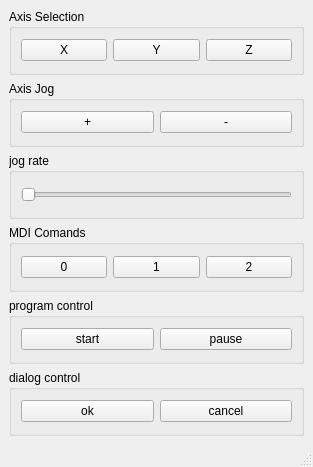
<?xml version="1.0" encoding="UTF-8"?>
<ui version="4.0">
 <class>MainWindow</class>
 <widget class="QMainWindow" name="MainWindow">
  <property name="geometry">
   <rect>
    <x>0</x>
    <y>0</y>
    <width>313</width>
    <height>467</height>
   </rect>
  </property>
  <property name="windowTitle">
   <string>MainWindow</string>
  </property>
  <widget class="QWidget" name="centralwidget">
   <layout class="QHBoxLayout" name="horizontalLayout">
    <item>
     <layout class="QVBoxLayout" name="verticalLayout">
      <item>
       <widget class="QGroupBox" name="groupBox">
        <property name="title">
         <string>Axis Selection</string>
        </property>
        <layout class="QHBoxLayout" name="horizontalLayout_2">
         <item>
          <widget class="PushButton" name="pushbutton">
           <property name="text">
            <string>X</string>
           </property>
           <property name="pin_name" stdset="0">
            <string>axis-x</string>
           </property>
          </widget>
         </item>
         <item>
          <widget class="PushButton" name="pushbutton_2">
           <property name="text">
            <string>Y</string>
           </property>
           <property name="pin_name" stdset="0">
            <string>axis-y</string>
           </property>
          </widget>
         </item>
         <item>
          <widget class="PushButton" name="pushbutton_3">
           <property name="text">
            <string>Z</string>
           </property>
           <property name="pin_name" stdset="0">
            <string>axis-z</string>
           </property>
          </widget>
         </item>
        </layout>
       </widget>
      </item>
      <item>
       <widget class="QGroupBox" name="groupBox_4">
        <property name="title">
         <string>Axis Jog</string>
        </property>
        <layout class="QHBoxLayout" name="horizontalLayout_5">
         <item>
          <widget class="PushButton" name="pushbutton_7">
           <property name="text">
            <string>+</string>
           </property>
           <property name="pin_name" stdset="0">
            <string>jog-pos</string>
           </property>
          </widget>
         </item>
         <item>
          <widget class="PushButton" name="pushbutton_8">
           <property name="text">
            <string>-</string>
           </property>
           <property name="pin_name" stdset="0">
            <string>jog-neg</string>
           </property>
          </widget>
         </item>
        </layout>
       </widget>
      </item>
      <item>
       <widget class="QGroupBox" name="groupBox_2">
        <property name="title">
         <string>jog rate</string>
        </property>
        <layout class="QHBoxLayout" name="horizontalLayout_3">
         <item>
          <widget class="Slider" name="slider">
           <property name="maximum">
            <number>300</number>
           </property>
           <property name="orientation">
            <enum>Qt::Horizontal</enum>
           </property>
           <property name="pin_name" stdset="0">
            <string>Jog-rate</string>
           </property>
          </widget>
         </item>
        </layout>
       </widget>
      </item>
      <item>
       <widget class="QGroupBox" name="groupBox_3">
        <property name="title">
         <string>MDI Comands</string>
        </property>
        <layout class="QHBoxLayout" name="horizontalLayout_4">
         <item>
          <widget class="PushButton" name="pushbutton_4">
           <property name="text">
            <string>0</string>
           </property>
           <property name="pin_name" stdset="0">
            <string>mdi-0</string>
           </property>
          </widget>
         </item>
         <item>
          <widget class="PushButton" name="pushbutton_5">
           <property name="text">
            <string>1</string>
           </property>
           <property name="pin_name" stdset="0">
            <string>mdi-1</string>
           </property>
          </widget>
         </item>
         <item>
          <widget class="PushButton" name="pushbutton_6">
           <property name="text">
            <string>2</string>
           </property>
           <property name="pin_name" stdset="0">
            <string>mdi-2</string>
           </property>
          </widget>
         </item>
        </layout>
       </widget>
      </item>
      <item>
       <widget class="QGroupBox" name="groupBox_7">
        <property name="title">
         <string>program control</string>
        </property>
        <layout class="QHBoxLayout" name="horizontalLayout_9">
         <item>
          <widget class="PushButton" name="pushbutton_16">
           <property name="text">
            <string>start</string>
           </property>
           <property name="pin_name" stdset="0">
            <string>cycle-start</string>
           </property>
          </widget>
         </item>
         <item>
          <widget class="PushButton" name="pushbutton_17">
           <property name="text">
            <string>pause</string>
           </property>
           <property name="pin_name" stdset="0">
            <string>cycle-pause</string>
           </property>
          </widget>
         </item>
        </layout>
       </widget>
      </item>
      <item>
       <widget class="QGroupBox" name="groupBox_8">
        <property name="title">
         <string>dialog control</string>
        </property>
        <layout class="QHBoxLayout" name="horizontalLayout_10">
         <item>
          <widget class="PushButton" name="pushbutton_18">
           <property name="text">
            <string>ok</string>
           </property>
           <property name="pin_name" stdset="0">
            <string>ok</string>
           </property>
          </widget>
         </item>
         <item>
          <widget class="PushButton" name="pushbutton_19">
           <property name="text">
            <string>cancel</string>
           </property>
           <property name="pin_name" stdset="0">
            <string>cancel</string>
           </property>
          </widget>
         </item>
        </layout>
       </widget>
      </item>
     </layout>
    </item>
   </layout>
  </widget>
  <widget class="QMenuBar" name="menubar">
   <property name="geometry">
    <rect>
     <x>0</x>
     <y>0</y>
     <width>313</width>
     <height>22</height>
    </rect>
   </property>
  </widget>
  <widget class="QStatusBar" name="statusbar"/>
 </widget>
 <customwidgets>
  <customwidget>
   <class>PushButton</class>
   <extends>QPushButton</extends>
   <header>qtvcp.widgets.simple_widgets</header>
  </customwidget>
  <customwidget>
   <class>Slider</class>
   <extends>QSlider</extends>
   <header>qtvcp.widgets.simple_widgets</header>
  </customwidget>
 </customwidgets>
 <resources/>
 <connections/>
</ui>
